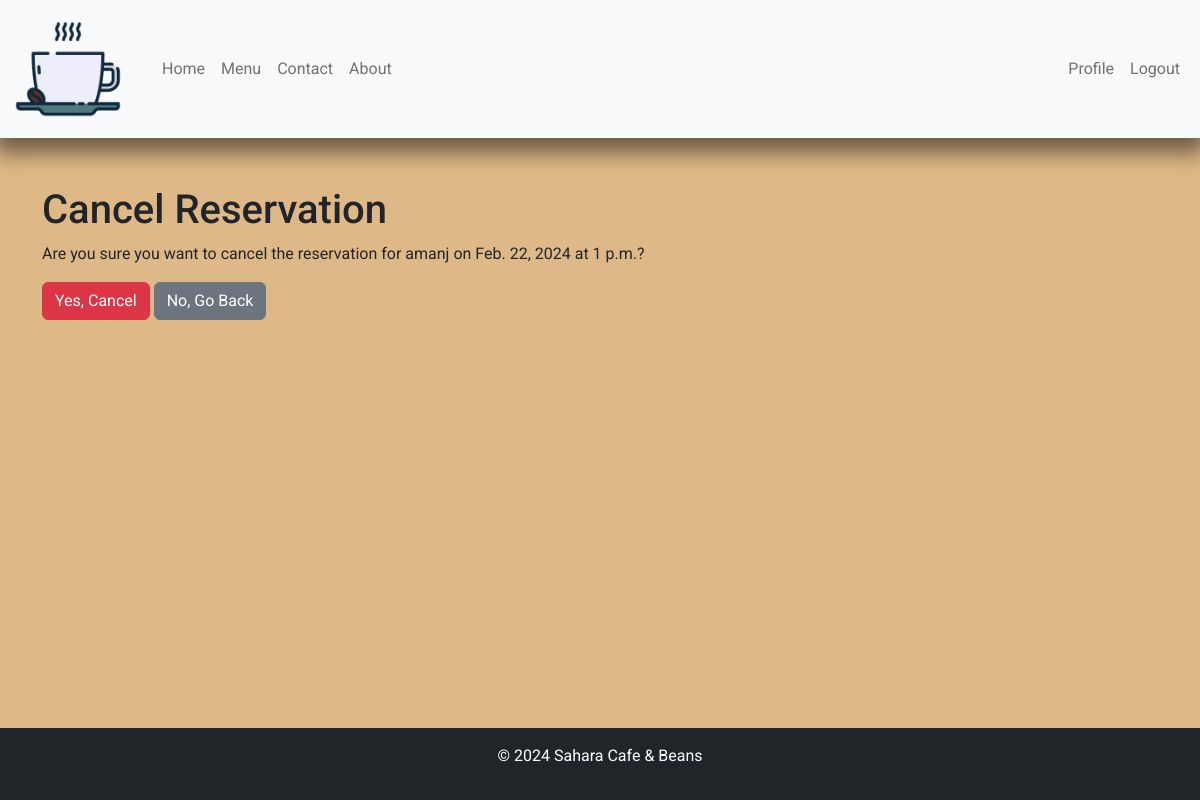
The app's page /reservations/cancel_reservation/92/ (signed in) with its own data.
### reservations/models.py (models this page shows, shortened)
class Reservation(models.Model):
    user = models.ForeignKey(User, on_delete=models.CASCADE)
    date = models.DateField()
    time = models.TimeField(choices=times_for_reservation)
    number_of_guests = models.IntegerField(choices=numb_of_guest_choices)
    created_at = models.DateTimeField(auto_now_add=True)

### reservations/views.py (the view, shortened to what this page needs)
# urls.py: path('cancel_reservation/<int:reservation_id>/', views.cancel_reservation, name='cancel_reservation'),
@login_required
def cancel_reservation(request, reservation_id):
    reservation = get_object_or_404(Reservation, id=reservation_id, user=request.user)
    difference = (reservation.date - timezone.now().date()).days
    return render(request, 'reservations/cancel_reservation.html', {'reservation': reservation})

### reservations/templates/reservations/cancel_reservation.html (shortened to what this page needs)
{% extends 'base.html' %}
{% block content %}
<div class="container mt-5">
    <h1>Cancel Reservation</h1>
    <p>Are you sure you want to cancel the reservation for {{ reservation.user.username}} on {{reservation.date}} at {{ reservation.time}}?</p>
    <form method="post">
        <button type="submit" class="btn btn-danger">Yes, Cancel</button>
        <a href="{% url 'accounts:profile_detail' %}" class="btn btn-secondary">No, Go Back</a>
    </form>
</div>
{% endblock %}

### static/css/base.css (style rules this page uses)
:root { --font-primary: 'Roboto', sans-serif; --font-size-base: 16px; --font-size-small: 0.8rem; --font-size-large: 1.25rem; --main-color: #a0522d; --accent-color: #deb887; --background-color: #fffaf0; --box-shadow-color: 0px 10px 20px 5px rgba(0, 0, 0, 0.5); }
html, body { height: 100%; }
body { display: flex; flex-direction: column; font-family:var(--font-primary); }
h1, h2, h3, h4, h5, h6 { font-family: var(--font-size-base); }

### records on screen
Reservation: user.username "amanj", date "Feb. 22, 2024", time "1 p.m."
